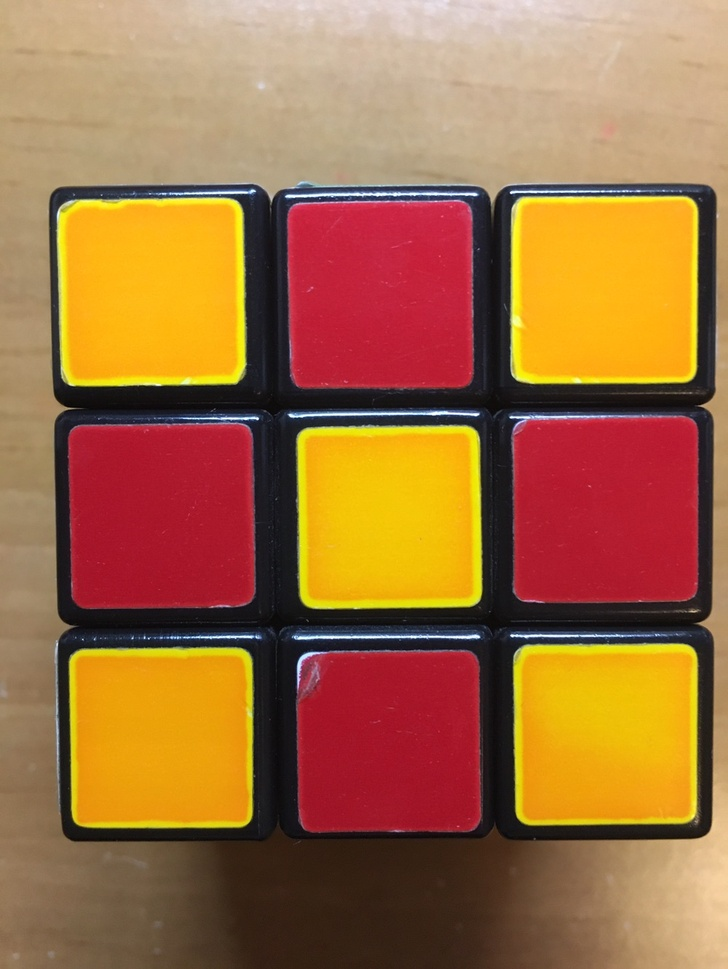
#> input picture top.jpeg, 728 x 969 px, shrunk from 1000 x 1332 before the run
$ python readcol.py
#> lines starting #> are read from the running program, lines starting #| are printed output that depends on the picture; after the words box and inside, x2 and y2 are one past the last pixel; in counts of white or black regions, pixels touching at a corner belong together
#!/usr/bin/env python3
# -*- coding: utf-8 -*-
"""
Created on Thu Apr 23 12:46:36 2020

@author: catherinexu
"""

import cv2
import numpy as np

img = cv2.imread('top.jpeg')
#> img is the input picture: shape (969, 728, 3); mean B, G, R 63.9, 109.6, 161.8


grayscale = cv2.cvtColor(img, cv2.COLOR_BGR2GRAY)
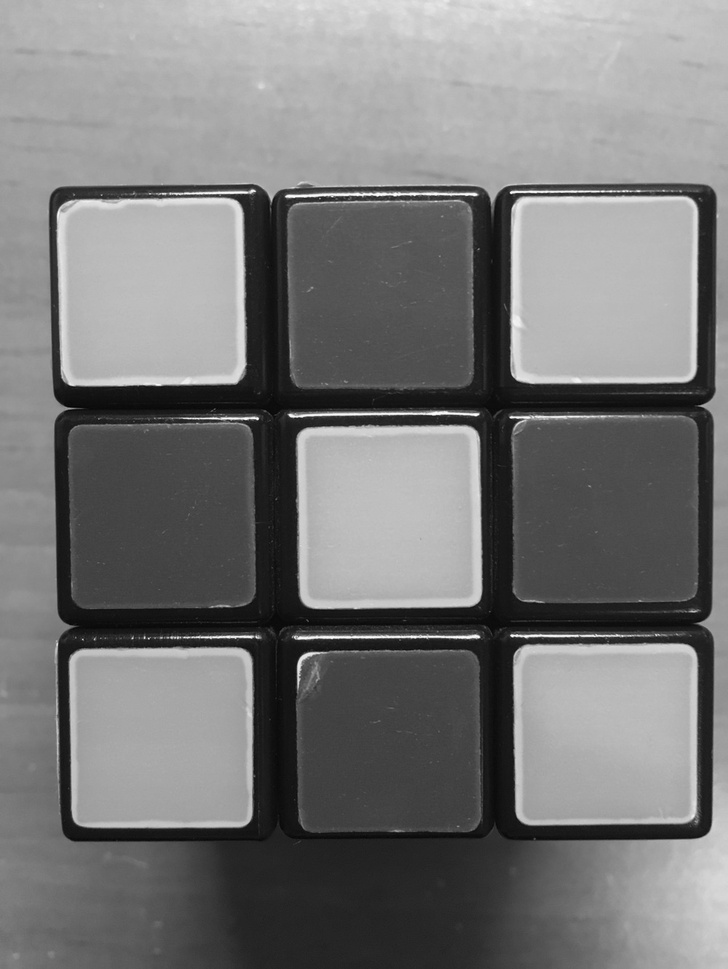
#> grayscale: shape (969, 728); min 2, max 253, mean 120
blurred = cv2.GaussianBlur(grayscale, (3, 3), 0)
canny = cv2.Canny(blurred, 20, 40)
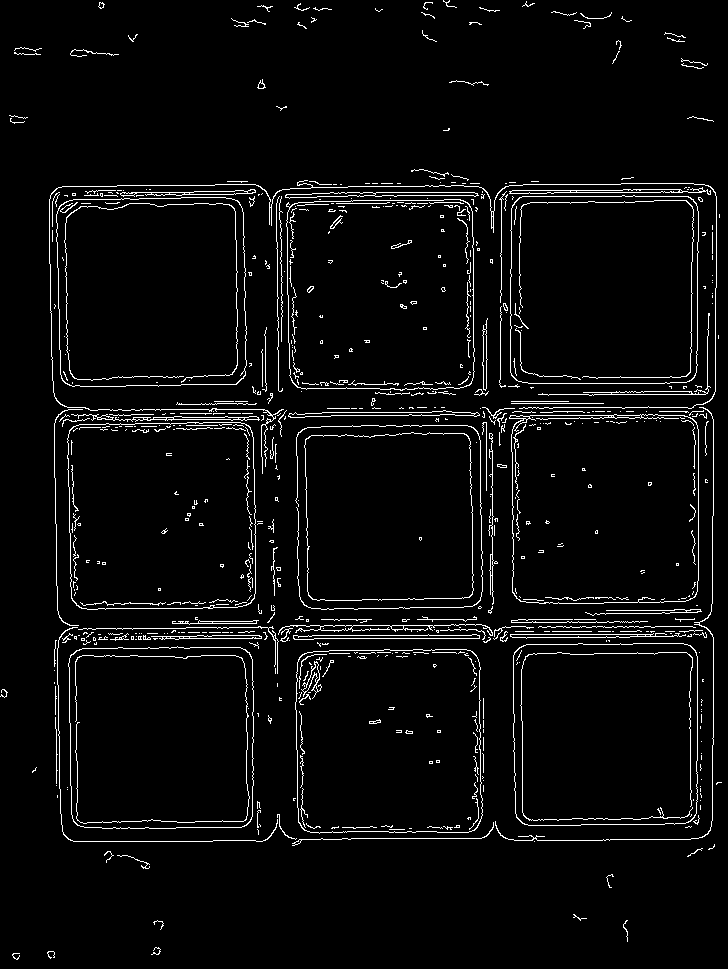
#> canny: shape (969, 728); 4.1% white in thin lines or dots
kernel = np.ones((3,3), np.uint8)
dilated = cv2.dilate(canny, kernel, iterations=2)
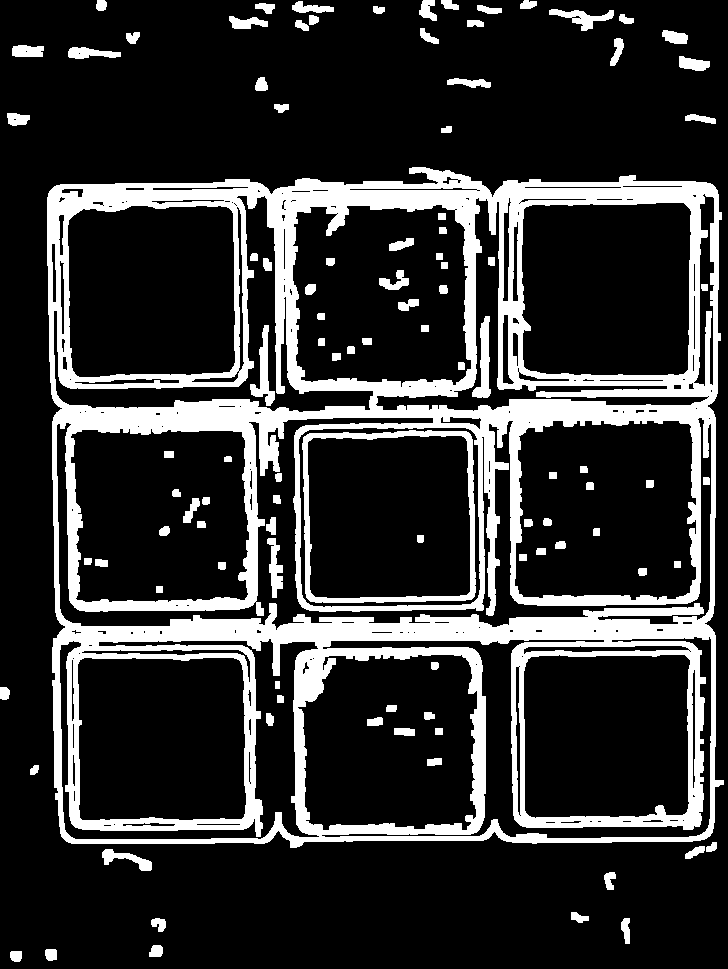
#> dilated: shape (969, 728); 19.5% white; 103 white regions

(contours, hierarchy) = cv2.findContours(dilated.copy(), cv2.RETR_TREE, cv2.CHAIN_APPROX_SIMPLE)
#> contours = 291 contours, 106 with area under 20; largest, box (x1, y1, x2, y2) and area: (47, 167, 724, 848) 437170, (298, 427, 481, 608) 31623, (514, 420, 697, 601) 29916, (292, 204, 472, 388) 28756, (302, 430, 476, 603) 28580

#cv2.imshow('image',dilated)
#cv2.waitKey(0)

cv2.destroyAllWindows()
